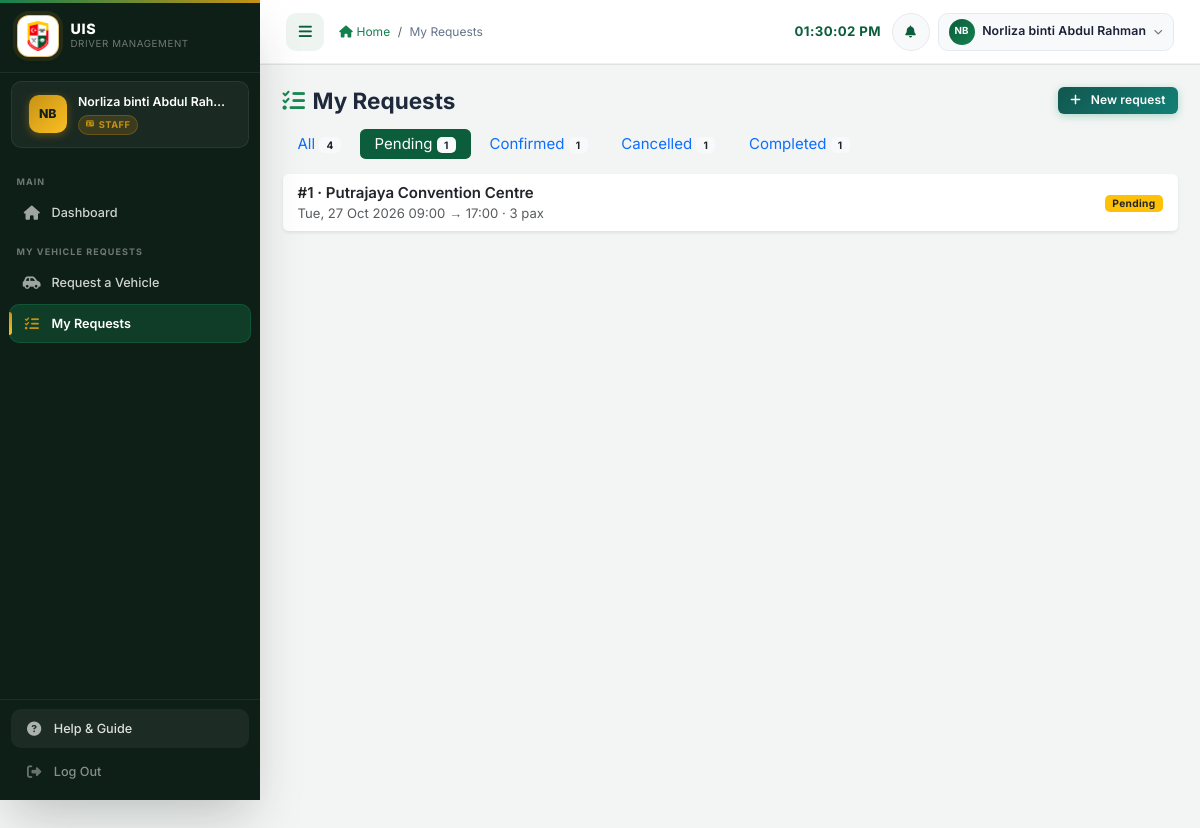
Page /staff/my_requests.php?status=pending (signed in) on the committed database.
### tables this page shows
CREATE TABLE `vehicle_requests` (
  `request_id` int(11) NOT NULL AUTO_INCREMENT,
  `staff_id` int(11) NOT NULL,
  `vehicle_id` int(11) DEFAULT NULL,
  `trip_date` date NOT NULL,
  `start_time` time NOT NULL,
  `end_time` time NOT NULL,
  `destination` varchar(255) NOT NULL,
  `purpose` text NOT NULL,
  `passenger_count` int(11) NOT NULL DEFAULT 1,
  `officer_name` varchar(255) DEFAULT NULL,
  `officer_phone` varchar(50) DEFAULT NULL,
  `waiting_place` varchar(150) DEFAULT NULL,
  `status` enum('pending','approved','assigned','rejected','processed','cancelled','lapsed','completed') NOT NULL DEFAULT 'pending',
  `supervisor_id` int(11) DEFAULT NULL,
  `supervisor_notes` text DEFAULT NULL,
  `reviewed_at` timestamp NULL DEFAULT NULL,
  `cancelled_at` timestamp NULL DEFAULT NULL,
  `schedule_id` int(11) DEFAULT NULL,
  `created_at` timestamp NOT NULL DEFAULT current_timestamp(),
  `updated_at` timestamp NOT NULL DEFAULT current_timestamp() ON UPDATE current_timestamp(),
  `status_reason` varchar(500) DEFAULT NULL,
  `cancelled_by` int(11) DEFAULT NULL,
  `cancelled_by_role` varchar(20) DEFAULT NULL,
  `return_date` date NOT NULL,
  `destination_address` varchar(500) DEFAULT NULL,
  `passenger_names` text DEFAULT NULL,
  `waiting_address` varchar(255) DEFAULT NULL,
  `depart_at` datetime GENERATED ALWAYS AS (timestamp(`trip_date`,`start_time`)) STORED,
  `return_at` datetime GENERATED ALWAYS AS (timestamp(`return_date`,`end_time`)) STORED,
  `lapsed_notified` tinyint(1) NOT NULL DEFAULT 0,
  PRIMARY KEY (`request_id`),
  KEY `fk_vr_staff` (`staff_id`),
  KEY `fk_vr_vehicle` (`vehicle_id`),
  KEY `fk_vr_supervisor` (`supervisor_id`),
  KEY `fk_vr_schedule` (`schedule_id`),
  KEY `idx_vr_period` (`depart_at`,`return_at`),
  KEY `idx_vr_status` (`status`,`created_at`),
  CONSTRAINT `fk_vr_schedule` FOREIGN KEY (`schedule_id`) REFERENCES `schedules` (`schedule_id`) ON DELETE SET NULL,
  CONSTRAINT `fk_vr_staff` FOREIGN KEY (`staff_id`) REFERENCES `users` (`user_id`) ON DELETE CASCADE,
  CONSTRAINT `fk_vr_supervisor` FOREIGN KEY (`supervisor_id`) REFERENCES `users` (`user_id`) ON DELETE SET NULL,
  CONSTRAINT `fk_vr_vehicle` FOREIGN KEY (`vehicle_id`) REFERENCES `vehicles` (`vehicle_id`) ON DELETE SET NULL
);

### config/database.php (called while the page is built, shortened)
<?php
require_once __DIR__ . '/../includes/workflow.php';
require_once __DIR__ . '/../includes/request_view.php';
function requestStatusBadgeClass(string $status): string
{
    return match ($status) {
        'pending'   => 'bg-warning text-dark',
        'approved'  => 'bg-success',
        'rejected'  => 'bg-danger',
        'assigned'  => 'bg-info text-dark',
        'processed' => 'bg-primary',
        'cancelled' => 'bg-secondary',
        'lapsed'    => 'bg-secondary',
        'completed' => 'bg-dark',
        default     => 'bg-secondary',
    };
}
function requestStatusLabel(string $status): string
{
    return match ($status) {
        'pending' => 'Pending', 'approved' => 'Approved', 'assigned' => 'Driver Assigned',
        'processed' => 'Confirmed', 'rejected' => 'Rejected', 'cancelled' => 'Cancelled',
        'lapsed' => 'Lapsed', 'completed' => 'Completed', default => ucfirst($status),
    };
}

### includes/workflow.php (called while the page is built, shortened)
<?php
function timeWithSeconds(string $t): string
{
    return strlen($t) === 5 ? $t . ':00' : $t;
}
function requestDepartDT(array $req): string { return $req['trip_date'] . ' ' . timeWithSeconds(substr($req['start_time'], 0, 8)); }
function requestReturnDT(array $req): string { return ($req['return_date'] ?? $req['trip_date']) . ' ' . timeWithSeconds(substr($req['end_time'], 0, 8)); }

### staff/my_requests.php (the view, shortened to what this page needs)
<?php
require_once '../config/database.php';
require_once '../includes/admin_page.php';
$uid = (int)$_SESSION['user_id'];
$filter = (string)($_GET['status'] ?? 'all');
$sql = requestSelectSql() . ' WHERE vr.staff_id = ?';
if ($filter !== 'all') { $sql .= ' AND vr.status = ?'; }
$sql .= ' ORDER BY vr.created_at DESC, vr.request_id DESC';
$stmt = $conn->prepare($sql);
if ($filter !== 'all') { $stmt->bind_param('is', $uid, $filter); } else { $stmt->bind_param('i', $uid); }
$stmt->execute();
$requests = $stmt->get_result()->fetch_all(MYSQLI_ASSOC);
$counts = [];
$cs = $conn->prepare('SELECT status, COUNT(*) AS n FROM vehicle_requests WHERE staff_id = ? GROUP BY status');
$cs->bind_param('i', $uid);
$cs->execute();
foreach ($cs->get_result()->fetch_all(MYSQLI_ASSOC) as $r) { $counts[$r['status']] = (int)$r['n']; }
$open = (int)($_GET['open'] ?? 0);
?>
    <div class="d-flex flex-wrap justify-content-between align-items-center gap-2 mb-3">
        <h4 class="fw-bold mb-0"><i class="fas fa-list-check text-success me-2"></i>My Requests</h4>
        <a class="btn btn-success btn-sm" href="request_vehicle.php"><i class="fas fa-plus me-1"></i>New request</a>
    </div>
    <ul class="nav nav-pills mb-3 flex-wrap gap-1">
        <li class="nav-item"><a class="nav-link py-1 <?= $filter === 'all' ? 'active' : '' ?>" href="?status=all">All <span class="badge bg-light text-dark"><?= array_sum($counts) ?></span></a></li>
        <?php foreach (['pending', 'approved', 'assigned', 'processed', 'rejected', 'cancelled', 'lapsed', 'completed'] as $st): if (empty($counts[$st])) { continue; } ?>
            <li class="nav-item"><a class="nav-link py-1 <?= $filter === $st ? 'active' : '' ?>" href="?status=<?= $st ?>"><?= htmlspecialchars(requestStatusLabel($st)) ?> <span class="badge bg-light text-dark"><?= $counts[$st] ?></span></a></li>
        <?php endforeach; ?>
    </ul>
    <?php foreach ($requests as $r): $rules = cancelRulesFor($r); ?>
    <details class="card border-0 shadow-sm mb-2" <?= (int)$r['request_id'] === $open ? 'open' : '' ?>>
        <summary class="card-body py-2" style="cursor:pointer;list-style:none;">
            <div class="d-flex flex-wrap justify-content-between align-items-center gap-2">
                <div>
                    <span class="fw-semibold">#<?= (int)$r['request_id'] ?> &middot; <?= htmlspecialchars($r['destination']) ?></span>
                    <div class="small text-muted"><?= requestPeriodText($r) ?> &middot; <?= (int)$r['passenger_count'] ?> pax</div>
                </div>
                <div><?= requestStatusBadge($r['status']) ?></div>
            </div>
        </summary>
    </details>
    <?php endforeach; ?>

### includes/request_view.php (shortened to what this page needs)
<?php
function requestSelectSql(): string
{
    return "SELECT vr.*, u.full_name AS staff_name, u.department AS staff_department, u.role AS staff_role, u.phone AS staff_phone,
                   hod.full_name AS hod_name, v.plate_number, v.model AS vehicle_model, v.vehicle_type, v.capacity
              FROM vehicle_requests vr
              JOIN users u ON u.user_id = vr.staff_id
              LEFT JOIN users hod ON hod.user_id = vr.supervisor_id
              LEFT JOIN vehicles v ON v.vehicle_id = vr.vehicle_id";
}
function requestStatusBadge(string $status): string
{
    return '<span class="badge ' . requestStatusBadgeClass($status) . '">' . htmlspecialchars(requestStatusLabel($status)) . '</span>';
}
function requestPeriodText(array $req): string
{
    $d = strtotime(requestDepartDT($req));
    $r = strtotime(requestReturnDT($req));
    return date('D, d M Y H:i', $d) . ' &rarr; ' . (date('Y-m-d', $d) === date('Y-m-d', $r) ? date('H:i', $r) : date('D, d M Y H:i', $r));
}
    ?>

### assets/css/style.css (style rules this page uses)
:root { --uis-primary: #0b5d3b; --uis-secondary: #15804f; --uis-accent: #c69214; --uis-light: #eef5f1; --uis-dark: #122018; --uis-success: #15803d; --uis-danger: #b91c1c; --uis-warning: #b45309; --uis-info: #0e7490; --grad-blue: linear-gradient(135deg, #0a4d31 0%, #0e6b45 100%); --grad-green: linear-gradient(135deg, #11564f 0%, #148076 100%); --grad-amber: linear-gradient(135deg, #8a6410 0%, #b58a1a 100%); --grad-red: linear-gradient(135deg, #7f1d1d 0%, #a82727 100%); --grad-purple: linear-gradient(135deg, #334155 0%, #475569 100%); --grad-teal: linear-gradient(135deg, #134e4a 0%, #0f766e 100%); --grad-sky: linear-gradient(135deg, #27556d 0%, #35708f 100%); --sidebar-width: 260px; --sidebar-bg: #0e1f17; --sidebar-text: rgba(255,255,255,.80); --sidebar-muted: rgba(255,255,255,.40); --sidebar-active-bg: rgba(21,128,79,.30); --sidebar-hover-bg: rgba(255,255,255,.06); --sidebar-border: rgba(255,255,255,.07); --header-height: 64px; --shadow-xs: 0 1px 3px rgba(18,32,24,.06), 0 1px 2px rgba(18,32,24,.04); --shadow-sm: 0 4px 6px -1px rgba(18,32,24,.08), 0 2px 4px -1px rgba(18,32,24,.05); --shadow-md: 0 10px 15px -3px rgba(18,32,24,.10), 0 4px 6px -2px rgba(18,32,24,.06); --shadow-lg: 0 20px 25px -5px rgba(18,32,24,.12), 0 10px 10px -5px rgba(18,32,24,.05); --shadow-xl: 0 25px 50px -12px rgba(18,32,24,.25); --shadow-glow-blue: var(--shadow-sm); --shadow-glow-green: var(--shadow-sm); --shadow-glow-amber: var(--shadow-sm); --shadow-glow-red: var(--shadow-sm); --radius-sm: 6px; --radius-md: 10px; --radius-lg: 14px; --radius-xl: 20px; --transition: all .25s cubic-bezier(.4,0,.2,1); --font-base: 'Inter', 'Segoe UI', system-ui, sans-serif; }
*,*::before,*::after { box-sizing: border-box; margin: 0; padding: 0; }
html { scroll-behavior: smooth; font-size: 15px; }
body { font-family: var(--font-base); background: #f3f5f4; color: #1e293b; min-height: 100vh; overflow-x: hidden; }
@media (min-width: 992px) { body { padding-left: var(--sidebar-width); padding-top: var(--header-height); transition: padding-left .3s ease; } }
a { color: var(--uis-secondary); text-decoration: none; transition: var(--transition); }
.btn { border-radius: var(--radius-sm); font-size: .875rem; font-weight: 600; padding: .5rem 1.1rem; transition: var(--transition); display: inline-flex; align-items: center; gap: .4rem; cursor: pointer; text-decoration: none; line-height: 1.5; letter-spacing: .01em; }
.btn-success { background: var(--grad-green); border: none; color: #fff; box-shadow: 0 2px 8px rgba(5,150,105,.30); }
.btn-sm { padding: .32rem .8rem; font-size: .80rem; }
.badge { font-size: .68rem; font-weight: 700; padding: .32em .70em; border-radius: 5px; letter-spacing: .03em; }
.nav-pills .nav-link.active { background-color: var(--uis-primary); }

### rows in the picture
vehicle_requests: request_id "1", destination "Putrajaya Convention Centre", requestPeriodText($r) "Tue, 27 Oct 2026 09:00 → 17:00", passenger_count "3", status "Pending"

### other values in the picture
$initials "NB"
$full_name "Norliza binti Abdul Rah…"
$role_label "STAFF"
$_section "MAIN"
$_label "Dashboard"
$_section "MY VEHICLE REQUESTS"
$_label "Request a Vehicle"
$_label "My Requests"
$page_title "My Requests"
$full_name "Norliza binti Abdul Rahman"
array_sum($counts) "4"
requestStatusLabel($st) "Pending"
$counts[$st] "1"
requestStatusLabel($st) "Confirmed"
requestStatusLabel($st) "Cancelled"
